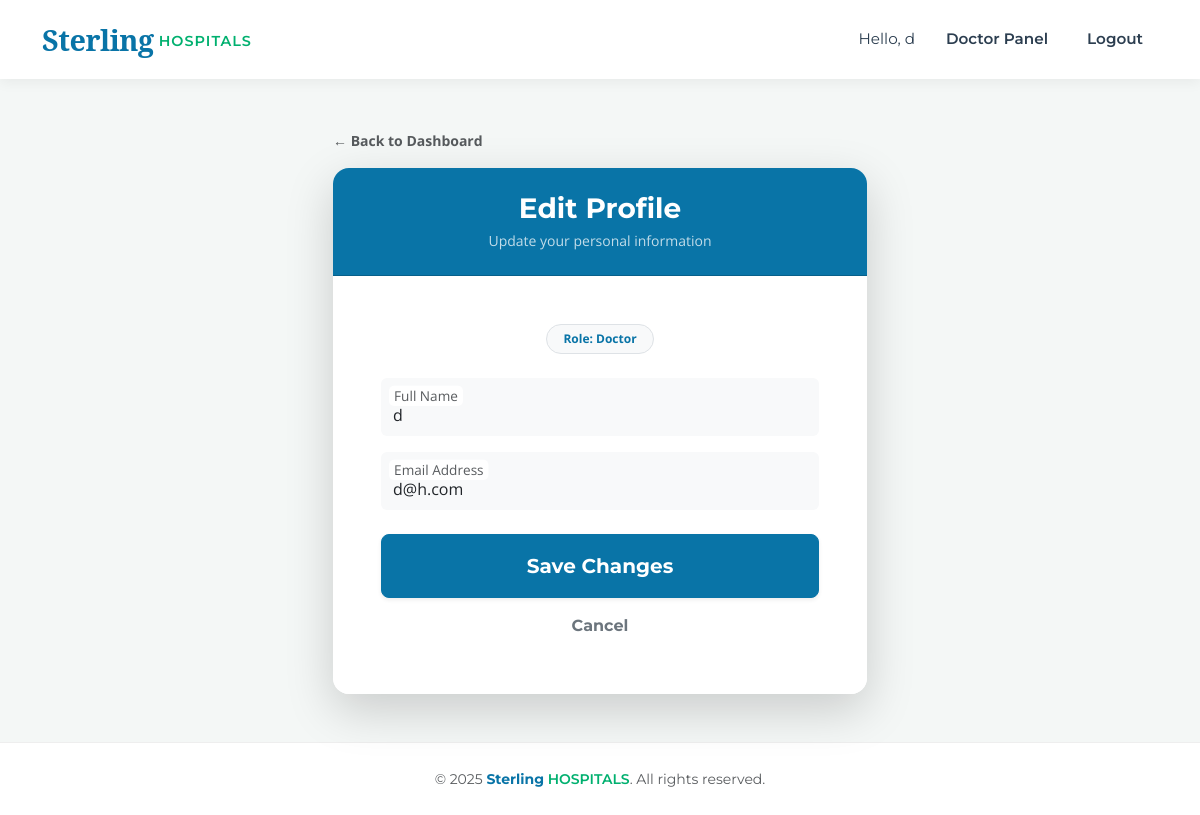
The page /edit_user/2 (signed in) on the database its author committed.
### models.py (models this page shows)
class User(db.Model, UserMixin):
    __tablename__ = 'users'
    id = db.Column(db.Integer, primary_key=True)
    username = db.Column(db.String(100), unique=True, nullable=False)
    email = db.Column(db.String(120), unique=True, nullable=False)
    password = db.Column(db.String(200), nullable=False)
    role = db.Column(db.String(20), nullable=False)  # admin, doctor, patient
    phone_number = db.Column(db.String(15), nullable=True)
    is_active_user = db.Column(db.Boolean, default=True)
    department_id = db.Column(db.Integer, db.ForeignKey('departments.id'), nullable=True)
    doctor_appointments = db.relationship('Appointment', foreign_keys='Appointment.doctor_id', backref='doctor_ref', lazy=True)
    patient_appointments = db.relationship('Appointment', foreign_keys='Appointment.patient_id', backref='patient_ref', lazy=True)

### app.py (the view, shortened to what this page needs)
@app.route('/edit_user/<int:user_id>', methods=['GET', 'POST'])
@login_required
def edit_user(user_id):
    if current_user.role != 'admin' and current_user.id != user_id:
        return redirect(url_for('index'))
    user = db.session.get(User, user_id)
    return render_template('edit_user.html', user=user, departments=Department.query.all())

### app.py (called while the page is built)
@login_manager.user_loader
def load_user(user_id):
    return db.session.get(User, int(user_id))

### templates/edit_user.html (shortened to what this page needs)
{% extends "base.html" %}
{% block content %}
<div class="container mt-5">
    <div class="row justify-content-center">
        <div class="col-md-8 col-lg-6">
            <div class="mb-3">
                {% if current_user.role == 'patient' %}
                    <a href="{{ url_for('patient_dashboard') }}" class="text-decoration-none text-muted fw-bold small">
                        &larr; Back to Dashboard
                    </a>
                {% elif current_user.role == 'doctor' %}
                    <a href="{{ url_for('doctor_dashboard') }}" class="text-decoration-none text-muted fw-bold small">
                        &larr; Back to Dashboard
                    </a>
                {% else %}
                    <a href="{{ url_for('admin_dashboard') }}" class="text-decoration-none text-muted fw-bold small">
                        &larr; Back to Dashboard
                    </a>
                {% endif %}
            </div>
            <div class="card shadow-lg border-0 rounded-4 overflow-hidden">
                <div class="card-header bg-primary text-white p-4 text-center">
                    <h3 class="mb-1 fw-bold">Edit Profile</h3>
                    <p class="mb-0 opacity-75 small">Update your personal information</p>
                </div>
                <div class="card-body p-5 bg-white">
                    <form method="POST">
                        <div class="text-center mb-4">
                            <span class="badge bg-light text-primary border rounded-pill px-3 py-2">
                                Role: {{ user.role|capitalize }}
                            </span>
                        </div>
                        <div class="form-floating mb-3">
                            <input type="text" name="username" class="form-control bg-light border-0" id="floatingName"
                                   placeholder="Username" value="{{ user.username }}" required>
                            <label for="floatingName" class="text-muted">Full Name</label>
                        </div>
                        <div class="form-floating mb-4">
                            <input type="email" name="email" class="form-control bg-light border-0" id="floatingEmail"
                                   placeholder="name@example.com" value="{{ user.email }}" required>
                            <label for="floatingEmail" class="text-muted">Email Address</label>
                        </div>
                        <div class="d-grid gap-2">
                            <button type="submit" class="btn btn-primary btn-lg fw-bold shadow-sm py-3">
                                Save Changes
                            </button>
                            <a href="{{ url_for('patient_dashboard') }}" class="btn btn-outline-secondary fw-bold py-2 border-0">
                                Cancel
                            </a>
                        </div>
                    </form>
                </div>
            </div>
        </div>
    </div>
</div>
{% endblock %}

### templates/base.html (shortened to what this page needs)
<!DOCTYPE html>
<html lang="en">
<head>
    <link href="https://cdn.jsdelivr.net/npm/bootstrap@5.3.0/dist/css/bootstrap.min.css" rel="stylesheet">
    <link rel="stylesheet" href="https://cdn.jsdelivr.net/npm/bootstrap-icons@1.11.1/font/bootstrap-icons.css">
    <link rel="stylesheet" href="{{ url_for('static', filename='css/style.css') }}">
</head>
<body>
    <nav class="navbar navbar-expand-lg navbar-light fixed-top">
        <div class="container">
            <a class="navbar-brand" href="{{ url_for('index') }}">
                <span class="brand-sterling">Sterling</span>
                <span class="brand-hospitals">HOSPITALS</span>
            </a>
            <div class="collapse navbar-collapse" id="navbarNav">
                <ul class="navbar-nav ms-auto align-items-center">
                    {% if current_user.is_authenticated %}
                        <li class="nav-item">
                            <span class="nav-link text-muted" style="font-weight: 400;">Hello, {{ current_user.username }}</span>
                        </li>
                        <li class="nav-item">
                            {% if current_user.role == 'admin' %}
                                <a class="nav-link" href="{{ url_for('admin_dashboard') }}">Admin Dashboard</a>
                            {% elif current_user.role == 'doctor' %}
                                <a class="nav-link" href="{{ url_for('doctor_dashboard') }}">Doctor Panel</a>
                            {% else %}
                                <a class="nav-link" href="{{ url_for('patient_dashboard') }}">My Health</a>
                            {% endif %}
                        </li>
                        <li class="nav-item">
                            <a class="nav-link btn btn-danger text-white btn-sm ms-3" style="border-radius: 4px; padding: 6px 15px;" href="{{ url_for('logout') }}">Logout</a>
                        </li>
                    {% endif %}
                </ul>
            </div>
        </div>
    </nav>
    <div style="height: 80px;"></div>
    <div class="container mt-4 mb-5">
        {% block content %}{% endblock %}
    </div>
    <footer class="text-center text-muted py-4 mt-auto">
        <div class="container">
            <small>&copy; 2025 <span style="color: var(--brand-blue); font-weight:700;">Sterling</span> <span style="color: var(--brand-green); font-weight:600;">HOSPITALS</span>. All rights reserved.</small>
        </div>
    </footer>
</body>
</html>

### static/css/style.css (style rules this page uses)
:root { --brand-blue: #0974A7; --brand-dark-blue: #015890; --brand-green: #00B06F; --brand-dark-green:#008f5a; --brand-dark: #2c3e50; --brand-warning: #FAD10A; --brand-bg-soft: #f4f7f6; --font-primary: "Montserrat", sans-serif; --font-serif: "Noto Serif", serif; --font-text: "Open Sans", sans-serif; }
body { font-family: var(--font-text); background-color: var(--brand-bg-soft); color: #333; }
h1, h2, h3, h4, h5, h6, .btn, .navbar-brand, .nav-link, footer { font-family: var(--font-primary); }
.navbar { background-color: white !important; box-shadow: 0 4px 12px rgba(0,0,0,0.05); padding: 0.8rem 0; }
.navbar-brand { display: flex; align-items: center; text-decoration: none; }
.brand-sterling { font-family: var(--font-serif); color: var(--brand-blue); font-weight: 700; font-size: 1.8rem; letter-spacing: -0.5px; }
.brand-hospitals { font-family: var(--font-primary); color: var(--brand-green); font-weight: 600; font-size: 0.9rem; text-transform: uppercase; letter-spacing: 1px; margin-left: 5px; padding-top: 5px; }
.nav-link { color: var(--brand-dark) !important; font-weight: 600; font-size: 0.95rem; margin-left: 15px; transition: color 0.3s ease; }
.text-primary { color: var(--brand-blue) !important; }
.bg-primary { background-color: var(--brand-blue) !important; color: white !important; }
.btn-primary { background-color: var(--brand-blue) !important; border-color: var(--brand-blue) !important; color: white !important; }
.card { border: none; border-radius: 8px; box-shadow: 0 4px 6px rgba(0,0,0,0.05); }
footer { background-color: white; border-top: 1px solid #eee; }

### rows shown on the page
User: username "d", role "Doctor", email "d@h.com"
